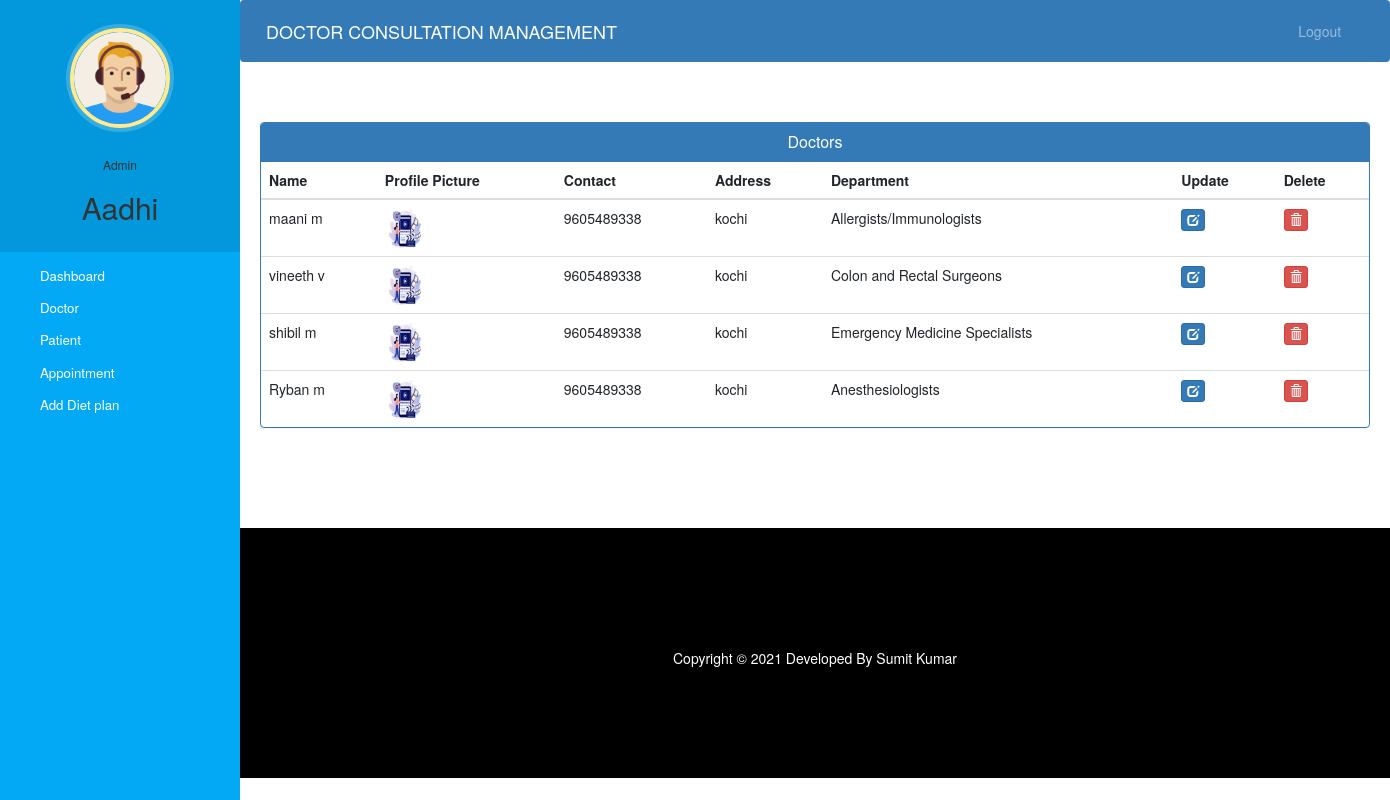
The app's page /admin-view-doctor (signed in) with its own data.
### hospital/models.py (models this page shows, shortened)
class Doctor(models.Model):
    user=models.OneToOneField(User,on_delete=models.CASCADE)
    profile_pic= models.ImageField(upload_to='profile_pic/DoctorProfilePic/',null=True,blank=True)
    address = models.CharField(max_length=40)
    mobile = models.CharField(max_length=20,null=True)
    department= models.CharField(max_length=50,choices=departments,default='Cardiologist')
    status=models.BooleanField(default=False)
    @property
    def get_name(self):
        return self.user.first_name+" "+self.user.last_name

### hospital/views.py (the view)
# urls.py: path('admin-view-doctor', views.admin_view_doctor_view,name='admin-view-doctor'),
@login_required(login_url='adminlogin')
@user_passes_test(is_admin)
def admin_view_doctor_view(request):
    doctors=models.Doctor.objects.all().filter(status=True)
    return render(request,'hospital/admin_view_doctor.html',{'doctors':doctors})

### hospital/views.py (called while the page is built)
def is_admin(user):
    return user.groups.filter(name='ADMIN').exists()

### hospital/templates/hospital/admin_view_doctor.html (shortened to what this page needs)
{% extends 'hospital/admin_base.html' %}
{% block content %}
{%load static%}
<head>
  <link href="//netdna.bootstrapcdn.com/bootstrap/3.0.0/css/bootstrap.min.css" rel="stylesheet" id="bootstrap-css">
</head>
<div class="container">
  <div class="panel panel-primary">
    <div class="panel-heading">
      <h6 class="panel-title">Doctors</h6>
    </div>
    <table class="table table-hover" id="dev-table">
      <thead>
        <tr>
          <th>Name</th>
          <th>Profile Picture</th>
          <th>Contact</th>
          <th>Address</th>
          <th>Department</th>
          <th>Update</th>
          <th>Delete</th>
        </tr>
      </thead>
      {% for d in doctors %}
      <tr>
        <td> {{d.get_name}}</td>
        <td> <img src="{% static d.profile_pic.url %}" alt="Profile Pic" height="40px" width="40px" /></td>
        <td>{{d.mobile}}</td>
        <td>{{d.address}}</td>
        <td>{{d.department}}</td>
        <td><a class="btn btn-primary btn-xs" href="{% url 'update-doctor' d.id  %}"><span class="glyphicon glyphicon-edit"></span></a></td>
        <td><a class="btn btn-danger btn-xs" href="{% url 'delete-doctor-from-hospital' d.id  %}"><span class="glyphicon glyphicon-trash"></span></a></td>
      </tr>
      {% endfor %}
    </table>
  </div>
</div>
{% endblock content %}

### hospital/templates/hospital/admin_base.html (shortened to what this page needs)
<!DOCTYPE html>
{% load static %}
<html lang="en">
<head>
  <link rel="stylesheet" href="https://stackpath.bootstrapcdn.com/bootstrap/4.3.1/css/bootstrap.min.css">
  <link rel="stylesheet" href="https://maxcdn.bootstrapcdn.com/font-awesome/4.7.0/css/font-awesome.min.css">
  <link rel="stylesheet" href="{% static '/style.css' %}">
</head>
<body>
  <nav class="menu" tabindex="0">
    <header class="avatar">
      <img src="{% static "images/adminpropic.png" %}" />
      <br><br>
      <h6>Admin</h6>
      <h2>{{request.user.first_name}}</h2>
    </header>
    <ul>
      <li tabindex="0" class="icon-dashboard"> <a style="color:white; text-decoration:none;" href="/admin-dashboard"><span>Dashboard</span></a> </li>
      <li tabindex="0" class="icon-customers"> <a style="color:white; text-decoration:none;" href="/admin-doctor"><span>Doctor</span></a></li>
      <li tabindex="0" class="icon-users"> <a style="color:white; text-decoration:none;" href="/admin-patient"><span>Patient</span></a></li>
      <li tabindex="0" class="icon-calendar"> <a style="color:white; text-decoration:none;" href="/admin-appointment"><span>Appointment</span></a></li>
      <li tabindex="0" class="icon-calendar"> <a style="color:white; text-decoration:none;" href="/creatediet"><span>Add Diet plan</span></a></li>
    </ul>
  </nav>
  <main>
    <div class="bs-example">
      <nav class="navbar navbar-expand-md  navbar-dark fixed-top" style="background:#337AB7;">
        <a href="/admin-dashboard" class="navbar-brand">DOCTOR CONSULTATION MANAGEMENT</a>
        <div class="collapse navbar-collapse justify-content-between" id="navbarCollapse">
          <div class="navbar-nav" style=" margin-left: 90%;">
            <a href="/logout" class="nav-item nav-link">Logout</a>
          </div>
        </div>
      </nav>
    </div>
    <br><br>
    {% block content %}
    {% endblock content %}
    <br><br><br><br>
    <footer>
      <br>
      <div class="container">
        <div class="row">
          <div class="col-md-12 col-sm-12">
            <div style="color:#ffffff;" class="wow fadeInUp footer-copyright">
              <p>
                Copyright &copy; 2021 Developed By Sumit Kumar </p>
            </div>
          </div>
        </div>
      </div>
    </footer>
  </main>
</body>
</html>

### hospital/static/style.css (style rules this page uses)
body { padding-left: 240px; }
main { position: relative; height: 100vh; }
.menu { background: #5bc995; height: 100vh; width: 240px; position: fixed; top: 0px; left: 0; z-index: 5; outline: none; }
.menu .avatar { background: rgba(0, 0, 0, 0.1); padding: 2em 0.5em; text-align: center; }
.menu .avatar img { width: 100px; border-radius: 50%; overflow: hidden; border: 4px solid #ffea92; box-shadow: 0 0 0 4px rgba(255, 255, 255, 0.2); }
.menu .avatar h2 { font-weight: normal; margin-bottom: 0; }
.menu ul { list-style: none; padding: 0.5em 0; margin: 0; }
.menu ul li { padding: 0.5em 1em 0.5em 3em; font-size: 0.95em; font-weight: regular; background-repeat: no-repeat; background-position: left 15px center; background-size: auto 20px; transition: all 0.15s linear; cursor: pointer; }
.menu ul li.icon-dashboard { background-image: url("http://www.entypo.com/images//gauge.svg"); }
.menu ul li.icon-customers { background-image: url("http://www.entypo.com/images//briefcase.svg"); }
.menu ul li.icon-users { background-image: url("http://www.entypo.com/images//users.svg"); }
.menu ul li.icon-calendar { background-image: url("http://www.entypo.com/images//calendar.svg"); }

### hospital/templates/hospital/admin_base.html (style rules this page uses)
a:link { text-decoration: none; }
a { color: white; }
footer { padding: 0px 0px 0px 0px; background-color: black; margin: 0px; }
p { text-align: center; }
body { padding-left: 240px; }
main { position: relative; height: 100vh; }
.menu { background: #03a9f4; height: 100vh; width: 240px; position: fixed; top: 0px; left: 0; z-index: 5; outline: none; }
.menu .avatar { background: rgba(0, 0, 0, 0.1); padding: 2em 0.5em; text-align: center; }
.menu .avatar img { width: 100px; border-radius: 50%; overflow: hidden; border: 4px solid #ffea92; box-shadow: 0 0 0 4px rgba(255, 255, 255, 0.2); }
.menu .avatar h2 { font-weight: normal; margin-bottom: 0; }
.menu ul { list-style: none; padding: 0.5em 0; margin: 0; }
.menu ul li { padding: 0.5em 1em 0.5em 3em; font-size: 0.95em; font-weight: regular; background-repeat: no-repeat; background-position: left 15px center; background-size: auto 20px; transition: all 0.15s linear; cursor: pointer; }
.menu ul li.icon-dashboard { background-image: url("http://www.entypo.com/images//gauge.svg"); }
.menu ul li.icon-customers { background-image: url("http://www.entypo.com/images//briefcase.svg"); }
.menu ul li.icon-users { background-image: url("http://www.entypo.com/images//users.svg"); }
.menu ul li.icon-calendar { background-image: url("http://www.entypo.com/images//calendar.svg"); }

### hospital/templates/hospital/admin_view_doctor.html (style rules this page uses)
a:link { text-decoration: none; }
h6 { text-align: center; }
.row { margin: 100px; }

### records on screen
Doctor: get_name "maani m", profile_pic (picture), mobile "9605489338", address "kochi", department "Allergists/Immunologists"
Doctor: get_name "vineeth v", profile_pic (picture), mobile "9605489338", address "kochi", department "Colon and Rectal Surgeons"
Doctor: get_name "shibil m", profile_pic (picture), mobile "9605489338", address "kochi", department "Emergency Medicine Specialists"
Doctor: get_name "Ryban m", profile_pic (picture), mobile "9605489338", address "kochi", department "Anesthesiologists"

### other values on screen
{{ request.user.first_name }} "Aadhi"
